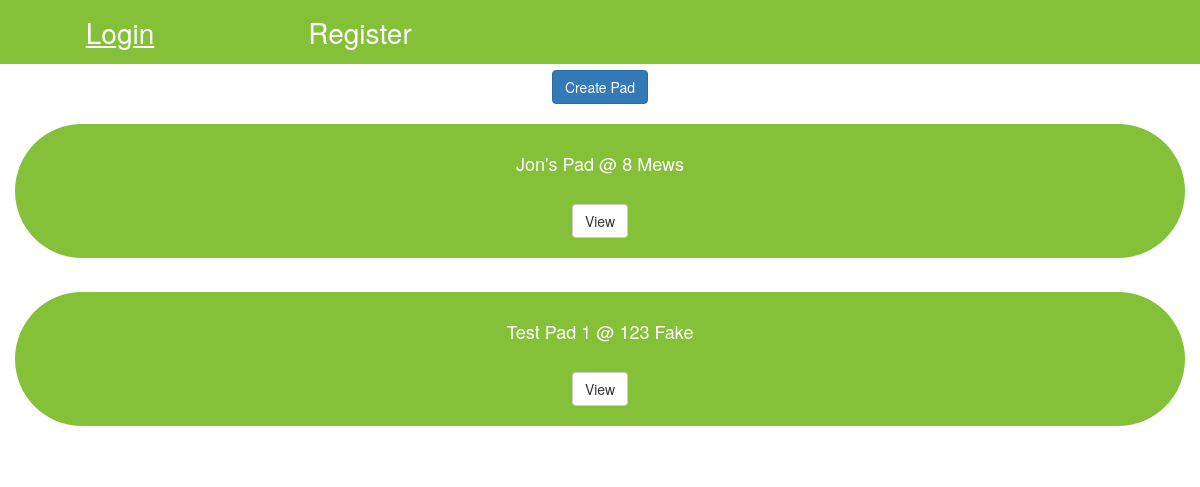
The page /pads/ on the database as committed earlier.
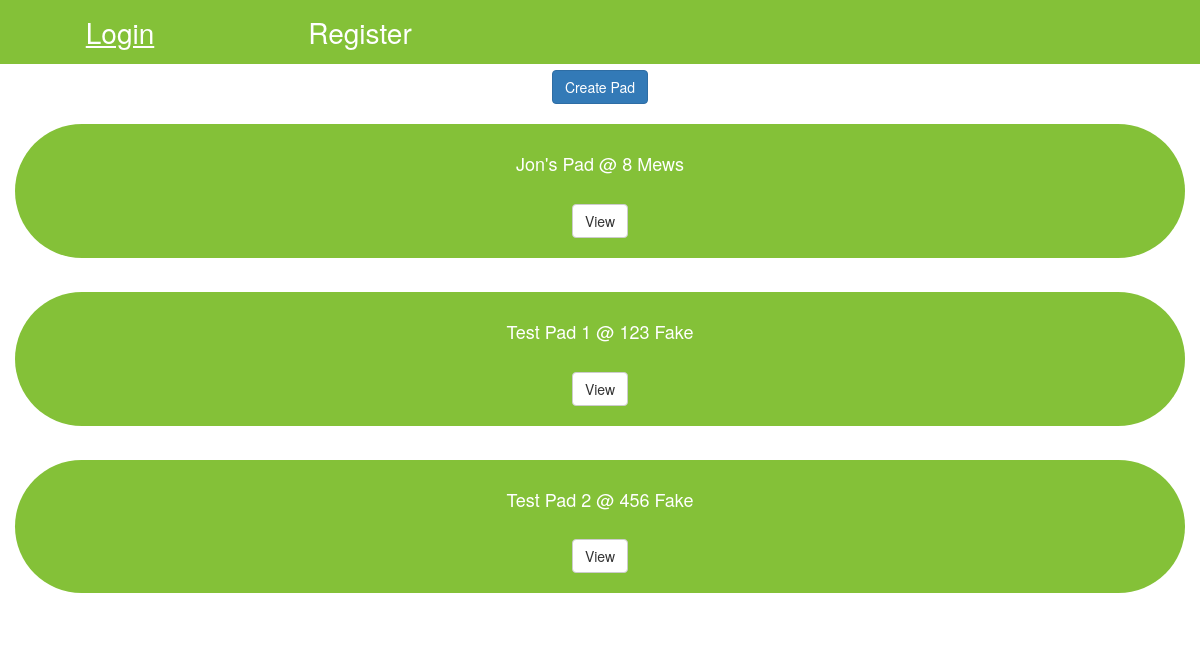
The same page on the database as committed later.
### pads/models.py (models this page shows, shortened)
class Pad(models.Model):
    name            = models.CharField(max_length=20)
    address         = models.CharField(max_length=100)
    description     = models.TextField(max_length=200)
    owner           = models.OneToOneField(Hopper, null=True, on_delete=models.SET_NULL)
    active          = models.BooleanField(default=True)
    slug            = models.SlugField(null=True, unique=True, editable=False)
    created_at      = models.DateTimeField(default=timezone.now)
    deleted_at      = models.DateTimeField(null=True, blank=True)
    def __str__(self):
        return str(self.name)
    def get_absolute_url(self):
        return reverse('pads:read', kwargs={'slug': self.slug})

### pads/views.py (the view)
class PadListView(ListView):
    queryset = Pad.objects.all()
    template_name = 'pads/list.html'
    def get_queryset(self, *args, **kwargs):
        request = self.request
        return Pad.objects.exclude(active=False)

### pads/templates/pads/list.html (shortened to what this page needs)
{% extends 'base.html' %}
{% block content %}
  {% if not request.user.hopper.pad %}
    <div class="text-center">
        <a href="create" class="btn btn-primary"<span class="badge">Create Pad</a>
    </div>
  {% else %}
    <div class="text-center">
        <a href="{{request.user.hopper.pad.slug}}" class="btn btn-primary"<span class="badge">View Your Pad</a>
        </br>
        </br>
    </div>
  {% endif %}
  {% for obj in object_list %}
    {% include 'pads/snippets/card.html' with object=obj %}
  {% endfor %}
{% endblock content %}

### pads/templates/pads/snippets/card.html (shortened to what this page needs)
{% load static %}
<div class="card text-center">
  <div class="card-body text-center">
    <h4 class="card-title">{{ object }} @ {{ object.address }}</h4>
    <a href="{{ object.get_absolute_url }}" class="btn btn-default">View</a>
  </div>
</div>

Rows that differ between the two databases and show on the page:
added Pad: name "Test Pad 2", address "456 Fake"
